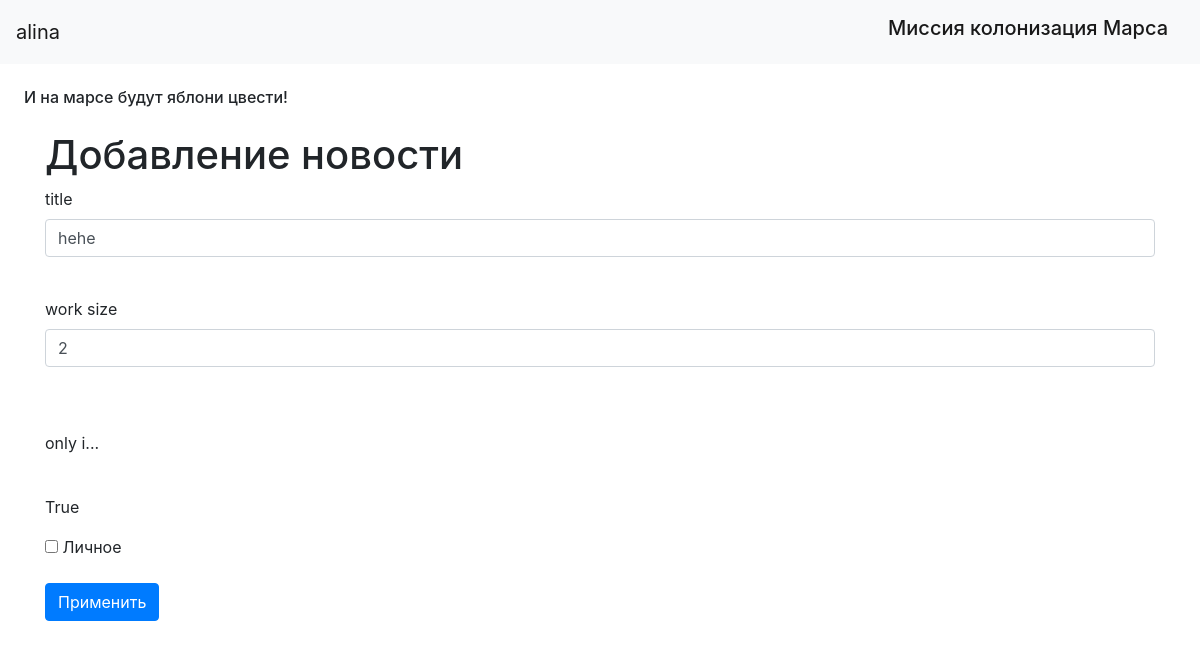
The page /news/1 (signed in) on the database as committed earlier.
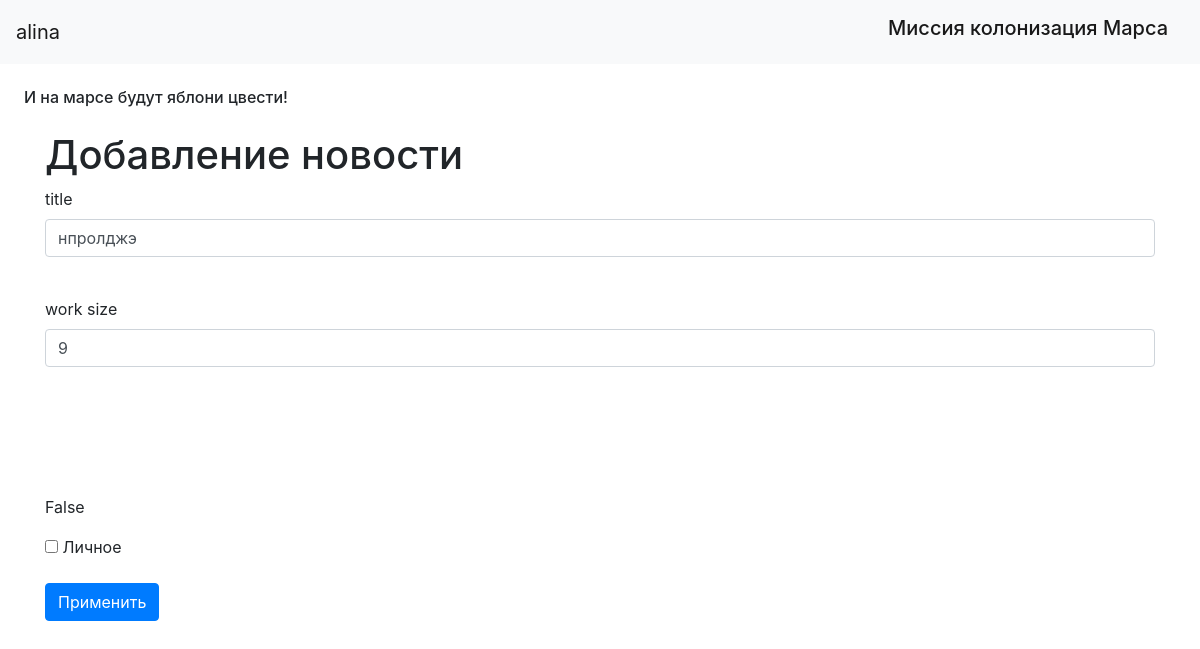
The same page on the database as committed later.
### data/news.py (models this page shows)
class News(SqlAlchemyBase):
    __tablename__ = 'news'
    id = sqlalchemy.Column(sqlalchemy.Integer,
                           primary_key=True, autoincrement=True)
    team_leader = sqlalchemy.Column(sqlalchemy.Integer, sqlalchemy.ForeignKey("users.id"))
    job = sqlalchemy.Column(sqlalchemy.String)
    work_size = sqlalchemy.Column(sqlalchemy.Integer)
    collaborators = sqlalchemy.Column(sqlalchemy.String)
    start_date = sqlalchemy.Column(sqlalchemy.DateTime)
    end_date = sqlalchemy.Column(sqlalchemy.DateTime)
    is_finished = sqlalchemy.Column(sqlalchemy.Boolean)
    categories = orm.relationship("Category",
                                  secondary="association",
                                  backref="news")
    user = orm.relationship('User')

### main.py (the view, shortened to what this page needs)
@app.route('/news/<int:id>', methods=['GET', 'POST'])
@login_required
def edit_news(id):
    form = NewsForm()
    if request.method == "GET":
        db_sess = db_session.create_session()
        news = db_sess.query(News).filter(
            News.id == id,
            News.user == current_user).first()
        if news:
            form.job.data = news.job
            form.work_size.data = news.work_size
            form.collaborators = news.collaborators
            form.is_finished = news.is_finished
        else:
            abort(404)
    return render_template('news.html',
                           title='Редактирование новости',
                           form=form)

### forms/news.py
class NewsForm(FlaskForm):
    is_private = BooleanField("Личное")
    job = StringField('title')
    work_size = IntegerField('work size')
    collaborators = StringField('collaborators')
    is_finished = BooleanField('is finished')
    submit = SubmitField('Применить')

### data/db_session.py (called while the page is built)
def create_session() -> Session:
    global __factory
    return __factory()

### main.py (called while the page is built)
@login_manager.user_loader
def load_user(user_id):
    db_sess = db_session.create_session()
    return db_sess.query(User).get(user_id)

### templates/news.html (shortened to what this page needs)
{% extends "base.html" %}
{% block content %}
<h1>Добавление новости</h1>
<form action="" method="post">
    <p>
        {{ form.job.label }}<br>
        {{ form.job(class="form-control") }}<br>
    </p>
    <p>
        {{ form.work_size.label }}<br>
        {{ form.work_size(class="form-control") }}<br>
    </p>
    <p>
        {{ form.collaborators.label }}<br>
        {{ form.collaborators}}<br>
    </p>
                <p>
        {{ form.is_finished.label }}<br>
        {{ form.is_finished}}<br>
    </p>
    <p>{{ form.is_private() }} {{ form.is_private.label }}</p>
    <p>{{ form.submit(type="submit", class="btn btn-primary") }}</p>
</form>
{% endblock %}

Rows that differ between the two databases and show on the page:
changed News: job "hehe" → "нпролджэ"; work_size "2" → "9"; collaborators "only i..." → (not shown)
Other text that changed with them:
text no longer shown: "True"
text now shown: "False"
